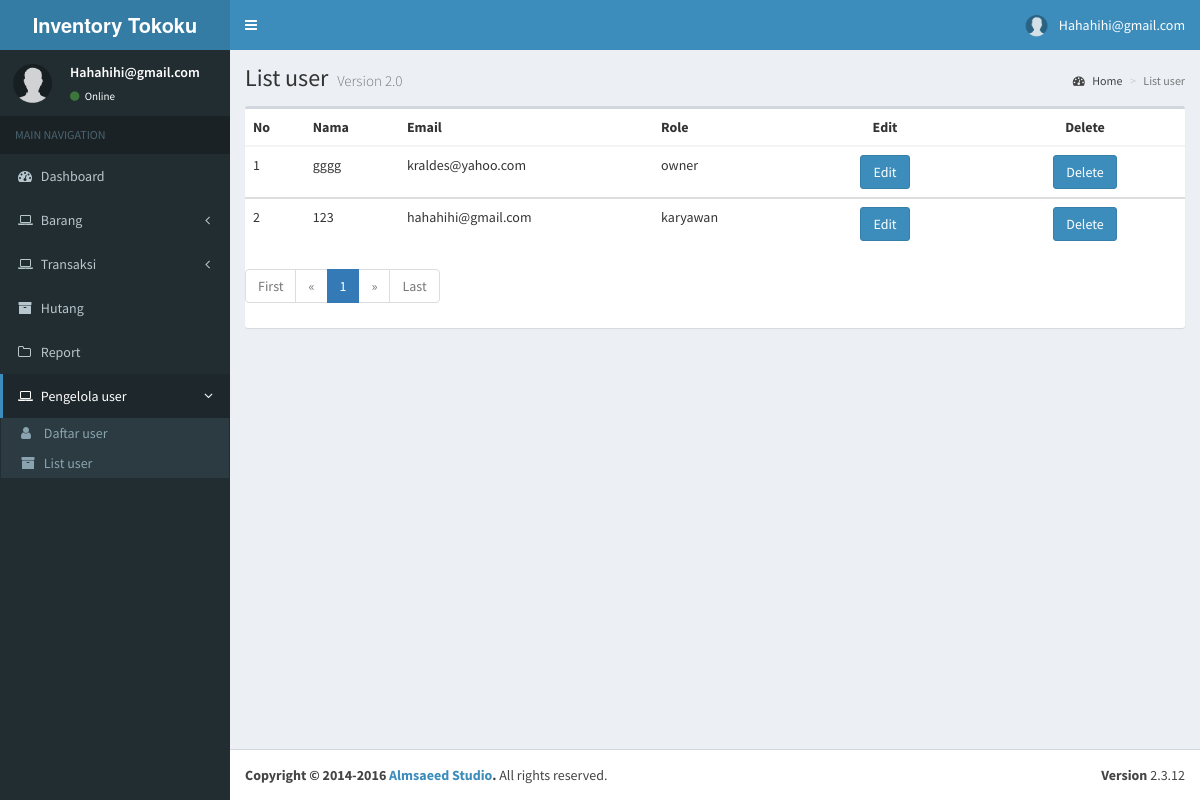
The app's page /admin/userlist.php (signed in) with its own data.
### tables this page shows
CREATE TABLE `user` (
  `id_user` int(5) NOT NULL,
  `name` varchar(30) NOT NULL,
  `email` varchar(30) NOT NULL,
  `password` varchar(60) NOT NULL,
  `role` varchar(50) NOT NULL,
  `created_at` timestamp NOT NULL DEFAULT current_timestamp() ON UPDATE current_timestamp()
);

### admin/userlist.php (the view, shortened to what this page needs)
<!DOCTYPE html>
<html>
<head>
  <link rel="stylesheet" href="bootstrap/css/bootstrap.min.css">
  <link rel="stylesheet" href="https://cdnjs.cloudflare.com/ajax/libs/font-awesome/4.5.0/css/font-awesome.min.css">
  <link rel="stylesheet" href="https://cdnjs.cloudflare.com/ajax/libs/ionicons/2.0.1/css/ionicons.min.css">
  <link rel="stylesheet" href="dist/css/AdminLTE.min.css">
  <link rel="stylesheet" href="bootstrap/css/style.css">
  <link rel="stylesheet" href="dist/css/skins/_all-skins.min.css">
</head>
<body class="hold-transition skin-blue sidebar-mini">
<div class="wrapper">
  <header class="main-header">
    <a href="#" class="logo">
      <span class="logo-lg"><b>Inventory Tokoku</b></span>
    </a>
        <?php
			$userid = $_SESSION['username2'];
		  ?>
    <nav class="navbar navbar-static-top">
      <a href="#" class="sidebar-toggle" data-toggle="offcanvas" role="button">
      </a>
      <div class="navbar-custom-menu">
        <ul class="nav navbar-nav">
          <li class="dropdown user user-menu">
            <a href="#" class="dropdown-toggle" data-toggle="dropdown">
              <img src="img/user.png" class="user-image" alt="User Image">
              <span class="hidden-xs"><?php echo ucfirst ($userid); ?></span>
            </a>
          </li>
        </ul>
      </div>
    </nav>
  </header>
  <aside class="main-sidebar">
    <section class="sidebar">
      <div class="user-panel">
        <div class="pull-left image">
          <img src="img/user.png" class="img-circle" alt="User Image">
        </div>
        <div class="pull-left info">
            <p><?php echo ucfirst ($userid); ?></p>
          <a href="#"><i class="fa fa-circle text-success"></i> Online</a>
        </div>
      </div>
      <ul class="sidebar-menu">
        <li class="header">MAIN NAVIGATION</li>
        <li class="treeview">
          <a href="index">
            <i class="fa fa-dashboard"></i> <span>Dashboard</span>
          </a>
        </li>
        <li class="treeview">
            <a href="#">
              <i class="fa fa-laptop"></i>
              <span>Barang</span>
              <span class="pull-right-container">
                <i class="fa fa-angle-left pull-right"></i>
              </span>
            </a>
        </li>
        <li class="treeview">
            <a href="#">
              <i class="fa fa-laptop"></i>
              <span>Transaksi</span>
              <span class="pull-right-container">
                <i class="fa fa-angle-left pull-right"></i>
              </span>
            </a>
        </li>
		    <li class="treeview">
          <a href="hutang">
            <i class="fa fa-archive"></i> <span>Hutang</span>
          </a>
        </li>
        <li class="treeview">
          <a href="report">
            <i class="fa fa-folder-o"></i> <span>Report</span>
          </a>
        </li>
        <li class="active treeview">
            <a href="#">
              <i class="fa fa-laptop"></i>
              <span>Pengelola user</span>
              <span class="pull-right-container">
                <i class="fa fa-angle-left pull-right"></i>
              </span>
            </a>
            <ul class="treeview-menu">
              <li><a href="user"><i class="fa fa-user"></i> Daftar user</a></li>
              <li><a href="userlist"><i class="fa fa-archive"></i> List user</a></li>
            </ul>
        </li>
    </section>
  </aside>
  <div class="content-wrapper">
    <section class="content-header">
      <h1>
        List user
        <small>Version 2.0</small>
      </h1>
      <ol class="breadcrumb">
        <li><a href="#"><i class="fa fa-dashboard"></i> Home</a></li>
        <li class="active">List user</li>
      </ol>
    </section>
    <section class="content">
		<div class="row">
			  <div class="col-xs-12">
				<div class="box">
                      <div class="box-body table-responsive no-padding">
                     <div class="box-body table-responsive no-padding">
                        <?php
                           $mysql_hostname = "localhost";
                           $mysql_user = "root";
                           $mysql_password = "";
                           $mysql_database = "inventory";
                           $conn = mysqli_connect($mysql_hostname, $mysql_user, $mysql_password, $mysql_database);
            ?>
					 <table class="table table-hover">
                        <thead>
                        <th>No</th>
                           <th>Nama</th>
                           <th>Email</th>
                           <th>Role</th>
                           <th>
                              <center>Edit</center>
                           </th>
                           <th>
                              <center>Delete</center>
                           </th>
                        </thead>
						<?php
$page = (isset($_GET['page'])) ? $_GET['page'] : 1;
$limit = 10;
$limit_start = ($page - 1) * $limit;
$no = $limit_start + 1;
$sql = "SELECT * FROM user ORDER BY created_at desc LIMIT $limit_start, $limit";
                                             if($result = @mysqli_query($conn,$sql)){
                                                 if(mysqli_num_rows($result) > 0){
                                                     while($row = mysqli_fetch_array($result)){
                           ?>
                        <tbody>
                        <td><?php echo $no++ ?></td>
                           <td><?php echo $row['name'] ?></td>
                           <td><?php echo $row['email'] ?></td>
                            <td><?php echo $row['role']?></td>
                           <td width="200px">
                              <center>
                                 <button class="btn btn-primary" data-toggle="modal" data-target="#<?php echo $row['id_user'] ?>">Edit</button>
                              </center>
                           </td>
                           <td width="200px">
                              <center>
                                 <button class="btn btn-primary" data-toggle="modal" data-target="#2<?php echo $row['id_user'] ?>">Delete</button>
                              </center>
                           </td>
                        </tbody>
                        <?php
                           }
                           }echo "</table>";
                           } else{
                           echo "ERROR: Could not able to execute $sql. ";
                           }
                           ?>
                        <ul class="pagination">
            <?php
            if ($page == 1) {
            ?>
                <li class="disabled"><a href="#">First</a></li>
                <li class="disabled"><a href="#">&laquo;</a></li>
            <?php
            } else {
                $link_prev = ($page > 1) ? $page - 1 : 1;
            ?>
                <li><a href="userlist.php?page=1">First</a></li>
                <li><a href="userlist.php?page=<?php echo $link_prev; ?>">&laquo;</a></li>
            <?php
            }
            ?>
            <?php
            $sql = mysqli_query($conn, "SELECT COUNT(id_transaksi) as num FROM transaksi");
            $total_pages = mysqli_fetch_array($sql);
            $yourcount = $total_pages['num'];
            $jumlah_page = ceil($yourcount / $limit);
            $jumlah_number = 3;
            $start_number = ($page > $jumlah_number) ? $page - $jumlah_number : 1;
            $end_number = ($page < ($jumlah_page - $jumlah_number)) ? $page + $jumlah_number : $jumlah_page;
            for ($i = $start_number; $i <= $end_number; $i++) {
                $link_active = ($page == $i) ? 'class="active"' : '';
            ?>
                <li <?php echo $link_active; ?>><a href="userlist.php?page=<?php echo $i; ?>"><?php echo $i; ?></a></li>
            <?php
            }
            ?>
            <?php
            if ($page == $jumlah_page) {
            ?>
                <li class="disabled"><a href="#">&raquo;</a></li>
                <li class="disabled"><a href="#">Last</a></li>
            <?php
            } else {
                $link_next = ($page < $jumlah_page) ? $page + 1 : $jumlah_page;
            ?>
                <li><a href="userlist.php?page=<?php echo $link_next; ?>">&raquo;</a></li>
                <li><a href="userlist.php?page=<?php echo $jumlah_page; ?>">Last</a></li>
            <?php
            }
            ?>
        </ul>
				</div>
			  </div>
		</div>
    </section>
  </div>
  <footer class="main-footer">
    <div class="pull-right hidden-xs">
      <b>Version</b> 2.3.12
    </div>
    <strong>Copyright &copy; 2014-2016 <a href="#">Almsaeed Studio</a>.</strong> All rights
    reserved.
  </footer>
</div>
</body>
</html>

### records on screen
user: name "gggg", email "kraldes@yahoo.com", role "owner"
user: name "123", email "hahahihi@gmail.com", role "karyawan"

### other values on screen
$userid "Hahahihi@gmail.com"
